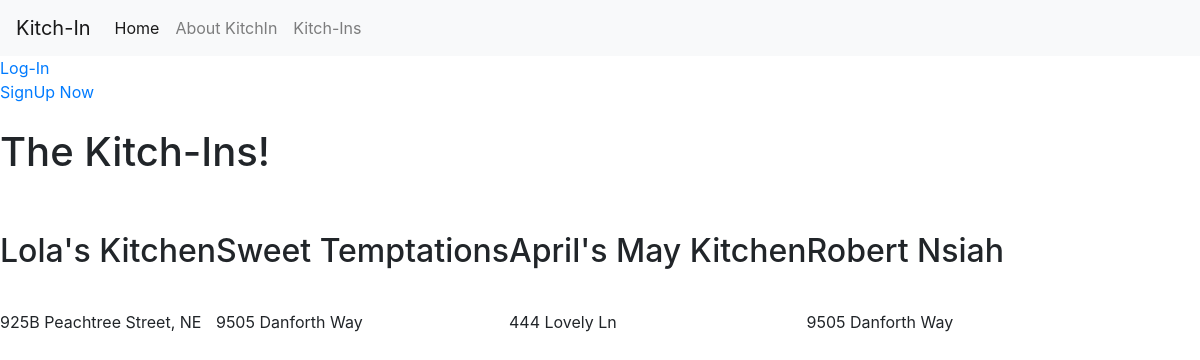
The app's page /allkitchens with its own data.
### cooked/models.py (models this page shows, shortened)
class Kitchn(models.Model):
    legal_name = models.CharField(max_length=50, blank=False, null=True)
    date_added=models.DateField(auto_now_add=True)
    vendor_email=models.EmailField(max_length=254, blank=False, null=True)
    address = models.CharField(max_length=200, blank=False, null =True)
    user=models.ForeignKey(User, on_delete=models.CASCADE, default=1)

### cooked/views.py (the view)
# urls.py: path('allkitchens', cooked_views.all_kitchens, name='allkitchens'),
def all_kitchens(request):
    kitchens = Kitchn.objects.all()
    return render(request, 'cooked/allkitchens.html', context={'kitchens':kitchens})

### cooked/templates/cooked/allkitchens.html (shortened to what this page needs)
{% extends "cooked/base.html" %}
{% block content %}
<h1>The Kitch-Ins!</h1>
<br>
<br>
<div class='meal_list'>
    {% for kitchen in kitchens %}
      <div class ='meal_details'>
      <h2>{{ kitchen.legal_name }}</h2>
      <br>
      <p> {{ kitchen.address }}</p>
      <br>
      </div>
        {% endfor %}
</div>
{% endblock %}

### cooked/static/cooked/styles.css (style rules this page uses)
.meal_list { display: flex; flex-direction: row; }

### records on screen
Kitchn: legal_name "Lola's Kitchen", address "925B Peachtree Street, NE"
Kitchn: legal_name "Sweet Temptations", address "9505 Danforth Way"
Kitchn: legal_name "April's May Kitchen", address "444 Lovely Ln"
Kitchn: legal_name "Robert Nsiah", address "9505 Danforth Way"
